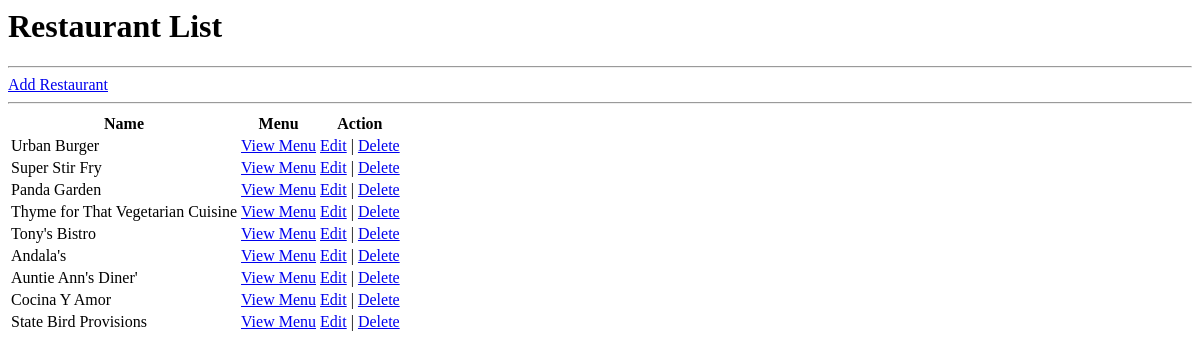
Page /restaurant on the earlier database version.
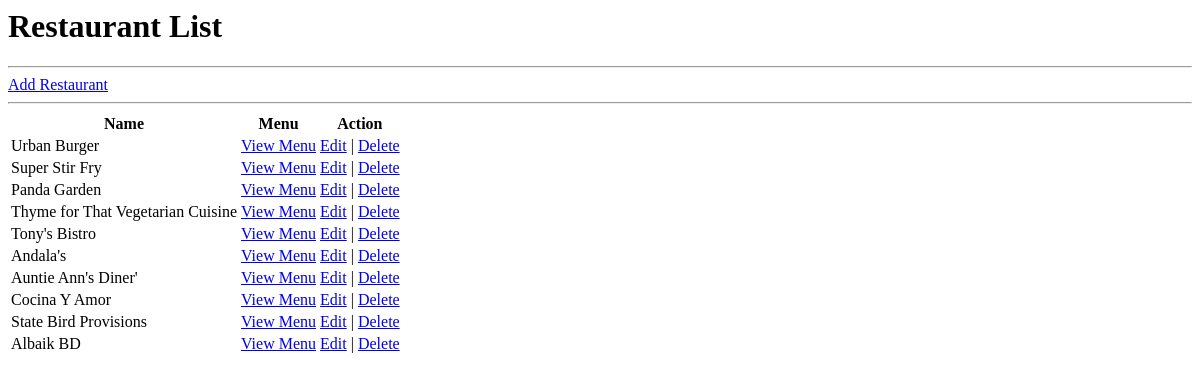
Same page on the later database version.
### database_setup.py (models this page shows)
class Restaurant(Base):
    __tablename__ = 'restaurant'
    id = Column(Integer, primary_key=True)
    name = Column(String(250), nullable=False)

### finalproject.py (the view)
@app.route('/')
@app.route('/restaurant')
def showRestaurants():
	restaurants=session.query(Restaurant).all()
	return render_template('restaurants.html',restaurants=restaurants)

### templates/restaurants.html
<html>
<body>
<h1>Restaurant List</h1>
<hr>
<a href="{{  url_for('newRestaurant') }}">Add Restaurant</a>
<hr>
<table>
  <tr>
    <th>Name</th>
    <th>Menu</th>
    <th>Action</th>
  </tr>
  {% for restaurant in restaurants %}
  <tr>
    <td>{{restaurant.name}}</td>
    <td><a href="{ url_for('showMenu',restaurant_id=restaurant.id)}}">View Menu</a></td>
    <td><a href="{{ url_for('editRestaurant',restaurant_id=restaurant.id)}}">Edit</a> | <a href="{{ url_for('deleteRestaurant',restaurant_id=restaurant.id) }}">Delete</a></td>
  </tr>
{% endfor %}
</table>
</body>
</html>

Differences in the rows shown:
added Restaurant: name "Albaik BD"
